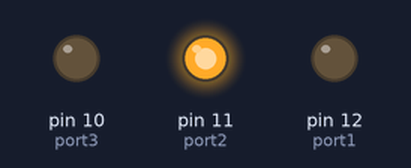
Bench run of a sketch on a simulated Arduino Uno, built with avr-gcc and run on an emulated ATmega328P. On the bench: output pins drawn as LEDs (lit = HIGH).

Above: at 0.5 s.
At 1.5 s:
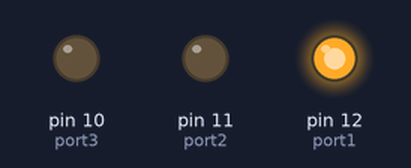
At 2.5 s:
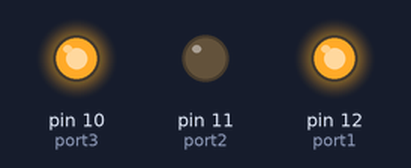
At 4.5 s:
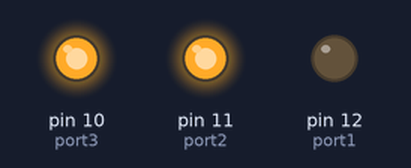
At 5.5 s:
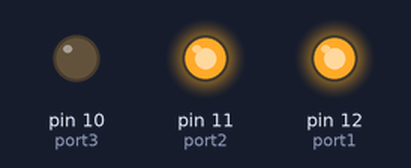
Timing chart, 0 to 7.8 s (numbered marks = the images above):
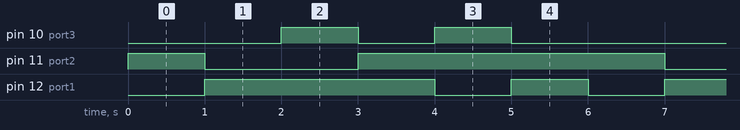

Measured:
- by itself, pin 10 (port3): repeats every 6.0 s: LOW 1.0 s, HIGH 1.0 s, LOW 3.0 s, HIGH 1.0 s
- by itself, pin 11 (port2): repeats every 6.0 s: LOW 2.0 s, HIGH 4.0 s
- by itself, pin 12 (port1): repeats every 6.0 s: LOW 1.0 s, HIGH 1.0 s, LOW 1.0 s, HIGH 3.0 s

The sketch:

Activity2_Chalieplexing.ino
```cpp
#define port1 12
#define port2 11
#define port3 10

void setup() {
}

void loop() {
  pinMode(port1,OUTPUT);
  pinMode(port2,OUTPUT);
  pinMode(port3,INPUT);

  digitalWrite(port1,LOW);
  digitalWrite(port2,HIGH);
  delay(1000);

  digitalWrite(port1,HIGH);
  digitalWrite(port2,LOW);
  delay(1000);
//------------------------------------------------
  pinMode(port1,INPUT);
  pinMode(port2,OUTPUT);
  pinMode(port3,OUTPUT);

  digitalWrite(port2,LOW);
  digitalWrite(port3,HIGH);
  delay(1000);

  digitalWrite(port2,HIGH);
  digitalWrite(port3,LOW);
  delay(1000);
//-----------------------------------------------
  pinMode(port1,OUTPUT);
  pinMode(port2,INPUT);
  pinMode(port3,OUTPUT);

  digitalWrite(port1,LOW);
  digitalWrite(port3,HIGH);
  delay(1000);

  digitalWrite(port1,HIGH);
  digitalWrite(port3,LOW);
  delay(1000);
}
```
